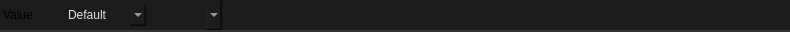
<?xml version="1.0" encoding="UTF-8"?>
<ui version="4.0">
 <class>Widget</class>
 <widget class="QWidget" name="Widget">
  <property name="geometry">
   <rect>
    <x>0</x>
    <y>0</y>
    <width>790</width>
    <height>32</height>
   </rect>
  </property>
  <property name="minimumSize">
   <size>
    <width>0</width>
    <height>0</height>
   </size>
  </property>
  <property name="maximumSize">
   <size>
    <width>16777215</width>
    <height>32</height>
   </size>
  </property>
  <property name="windowTitle">
   <string>Form</string>
  </property>
  <property name="styleSheet">
   <string notr="true">.QWidget {
    font: 580 10pt &quot;Segoe UI&quot;;
    border: 2px solid black;
    border-radius: 0px;
    border-left: 0px;
    border-right: 0px;
	border-top: 0px;
    border-color: rgba(50, 50, 50, 255);
    padding: 8px;
    padding-left: 6px;
    padding-right: 6px;
    color: #E3E3E3;
    background-color: #1C1C1C;
}

.QWidget::hover {
}
.QWidget::selected {
    background-color: #414956;
}</string>
  </property>
  <layout class="QVBoxLayout" name="verticalLayout">
   <property name="spacing">
    <number>0</number>
   </property>
   <property name="leftMargin">
    <number>0</number>
   </property>
   <property name="topMargin">
    <number>0</number>
   </property>
   <property name="rightMargin">
    <number>0</number>
   </property>
   <property name="bottomMargin">
    <number>0</number>
   </property>
   <item>
    <widget class="QFrame" name="frame">
     <property name="minimumSize">
      <size>
       <width>0</width>
       <height>32</height>
      </size>
     </property>
     <property name="maximumSize">
      <size>
       <width>16777215</width>
       <height>32</height>
      </size>
     </property>
     <property name="styleSheet">
      <string notr="true">.QFrame {
    font: 580 10pt &quot;Segoe UI&quot;;
    border: 2px solid black;
    border-radius: 0px;
    border-left: 0px;
    border-right: 0px;
	border-top: 0px;
    border-color: rgba(50, 50, 50, 255);
    color: #E3E3E3;
    background-color: #1C1C1C;
}

.QFrame::hover {
}
.QFrame::selected {
    background-color: #414956;
}</string>
     </property>
     <property name="frameShape">
      <enum>QFrame::StyledPanel</enum>
     </property>
     <property name="frameShadow">
      <enum>QFrame::Raised</enum>
     </property>
     <property name="lineWidth">
      <number>0</number>
     </property>
     <layout class="QHBoxLayout" name="horizontalLayout_2">
      <property name="spacing">
       <number>16</number>
      </property>
      <property name="leftMargin">
       <number>0</number>
      </property>
      <property name="topMargin">
       <number>0</number>
      </property>
      <property name="rightMargin">
       <number>0</number>
      </property>
      <property name="bottomMargin">
       <number>0</number>
      </property>
      <item>
       <layout class="QHBoxLayout" name="layout">
        <property name="sizeConstraint">
         <enum>QLayout::SetFixedSize</enum>
        </property>
        <item>
         <widget class="QLabel" name="property_class">
          <property name="sizePolicy">
           <sizepolicy hsizetype="Fixed" vsizetype="Preferred">
            <horstretch>0</horstretch>
            <verstretch>0</verstretch>
           </sizepolicy>
          </property>
          <property name="styleSheet">
           <string notr="true">border:0px;
background-color: rgba(255, 255, 255, 0);
font: 8pt &quot;Segoe UI&quot;;
padding-right: 16px;

</string>
          </property>
          <property name="text">
           <string>Value</string>
          </property>
         </widget>
        </item>
        <item>
         <widget class="QComboBox" name="logic_switch">
          <property name="sizePolicy">
           <sizepolicy hsizetype="Fixed" vsizetype="Fixed">
            <horstretch>0</horstretch>
            <verstretch>0</verstretch>
           </sizepolicy>
          </property>
          <property name="styleSheet">
           <string notr="true">QComboBox {
    font: 580 8pt &quot;Segoe UI&quot;;
    border: 2px solid black;
    border-radius: 0px;
    border-color: rgba(80, 80, 80, 255);
    height: 18px;
    padding-top: 2px;
    padding-bottom: 2px;
	border-top:none;
border-bottom:none;
border:none;
    color: #E3E3E3;
    background-color: #1C1C1C;
}

QComboBox:hover {
    background-color: #414956;
    color: white;
}

QComboBox:pressed {
}

QComboBox:item {
    font: 580  8pt &quot;Segoe UI&quot;;
    color: #E3E3E3;
    padding-left: 5px;
    background-color: #1C1C1C;
    border-style: none;
}

QComboBox::drop-down {
    color: #E3E3E3;
    padding: 2px;
    background: url(://icons/arrow_drop_down_16dp.svg) no-repeat center;
    border-bottom: 0px solid black;
    border-top: 0px solid black;
    border-right: 0px;
    border-left: 2px solid;
    margin-left: 5px;
    padding: 5px;
    width: 7px;
    border-color: rgba(80, 80, 80, 255);
    background-color: #1C1C1C;
border:none;
}

QComboBox::drop-down:hover {
    background-color: #414956;
    color: white;
}


QComboBox QAbstractItemView {
    border: 2px solid gray;
    border-color: rgba(80, 80, 80, 255);
    selection-background-color: #414956;
    background-color: #1C1C1C;
}


QComboBox QAbstractItemView::item {
    height: 16px; /* Set the height of each item */
    padding: 4px; /* Add padding to each item */
    padding-left: 5px;
    padding-right: 5px;
    color: #ff8a8a8a;
    border-style: none;
    border-bottom: 0.5px solid black;
    border-color: rgba(255, 255, 255, 10);
}


QComboBox QAbstractItemView::item:selected {
    height: 16px; /* Set the height of each item */
    padding: 4px; /* Add padding to each item */
    padding-left: 5px;
    padding-right: 5px;
    background-color: #414956;
    color: white;
    border: none; /* Remove border */
    outline: none; /* Remove outline */
}
</string>
          </property>
          <property name="currentIndex">
           <number>0</number>
          </property>
          <item>
           <property name="text">
            <string>Default</string>
           </property>
          </item>
          <item>
           <property name="text">
            <string>Bool</string>
           </property>
          </item>
          <item>
           <property name="text">
            <string>Variable</string>
           </property>
          </item>
          <item>
           <property name="text">
            <string>Expression</string>
           </property>
          </item>
         </widget>
        </item>
        <item>
         <widget class="QComboBox" name="value">
          <property name="styleSheet">
           <string notr="true">QComboBox {
    font: 580 10pt &quot;Segoe UI&quot;;
    border: 2px solid black;
    border-radius: 0px;
    border-color: rgba(80, 80, 80, 255);
    height: 18px;
    padding-top: 8px;
    padding-bottom: 8px;
	border-top:none;
border-bottom:none;
border:none;
    color: #E3E3E3;
    background-color: #1C1C1C;
}

QComboBox:hover {
    background-color: #414956;
    color: white;
}

QComboBox:pressed {
}

QComboBox:item {
    font: 580  10pt &quot;Segoe UI&quot;;
    color: #E3E3E3;
    padding-left: 5px;
    background-color: #1C1C1C;
    border-style: none;
}

QComboBox::drop-down {
    color: #E3E3E3;
    padding: 2px;
    background: url(://icons/arrow_drop_down_16dp.svg) no-repeat center;
    border-bottom: 0px solid black;
    border-top: 0px solid black;
    border-right: 0px;
    border-left: 2px solid;
    margin-left: 5px;
    padding: 5px;
    width: 7px;
    border-color: rgba(80, 80, 80, 255);
    background-color: #1C1C1C;
border:none;
}

QComboBox::drop-down:hover {
    background-color: #414956;
    color: white;
}


QComboBox QAbstractItemView {
    border: 2px solid gray;
    border-color: rgba(80, 80, 80, 255);
    selection-background-color: #414956;
    background-color: #1C1C1C;
}


QComboBox QAbstractItemView::item {
    height: 16px; /* Set the height of each item */
    padding: 4px; /* Add padding to each item */
    padding-left: 5px;
    padding-right: 5px;
    color: #ff8a8a8a;
    border-style: none;
    border-bottom: 0.5px solid black;
    border-color: rgba(255, 255, 255, 10);
}


QComboBox QAbstractItemView::item:selected {
    height: 16px; /* Set the height of each item */
    padding: 4px; /* Add padding to each item */
    padding-left: 5px;
    padding-right: 5px;
    background-color: #414956;
    color: white;
    border: none; /* Remove border */
    outline: none; /* Remove outline */
}
</string>
          </property>
         </widget>
        </item>
        <item>
         <spacer name="horizontalSpacer">
          <property name="orientation">
           <enum>Qt::Horizontal</enum>
          </property>
          <property name="sizeHint" stdset="0">
           <size>
            <width>40</width>
            <height>20</height>
           </size>
          </property>
         </spacer>
        </item>
       </layout>
      </item>
     </layout>
    </widget>
   </item>
  </layout>
 </widget>
 <resources/>
 <connections/>
</ui>
